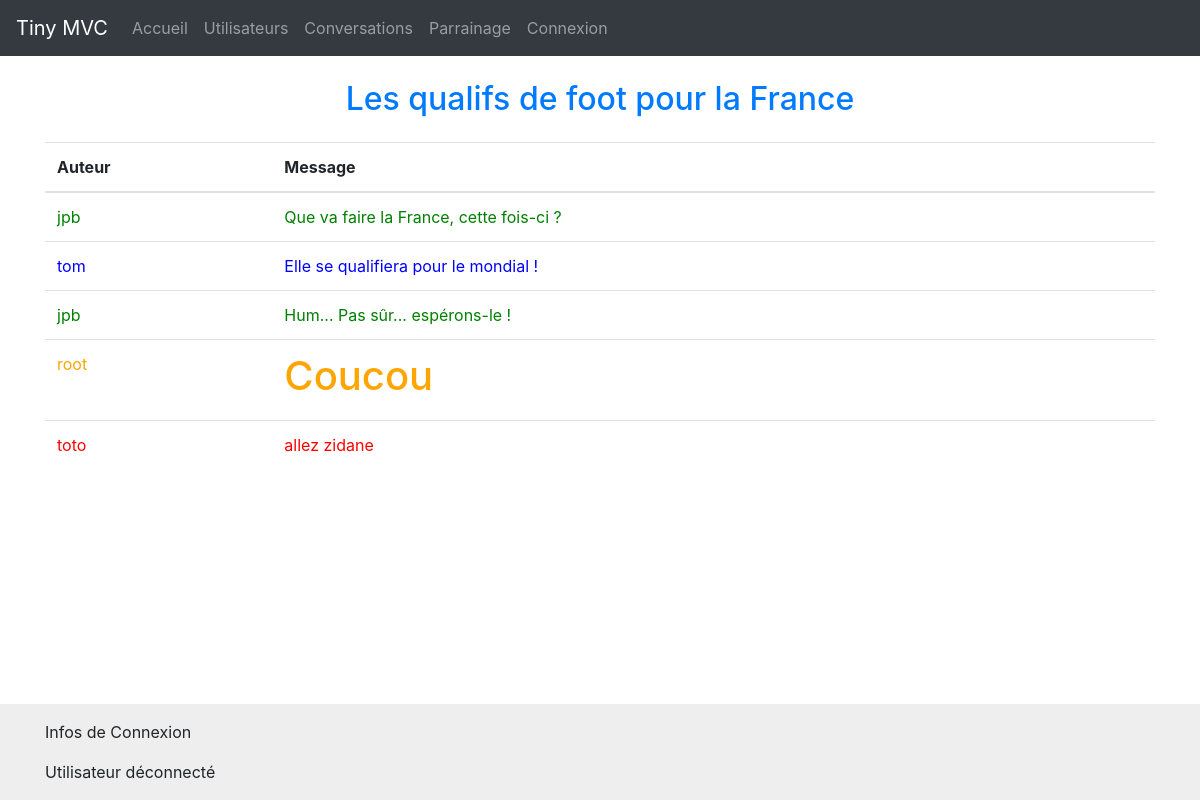
The page /index.php?view=chat&idConv=2 on the database its author committed.
### tables this page shows
CREATE TABLE `conversations` (
  `id` int(11) NOT NULL COMMENT 'Clé primaire',
  `active` tinyint(1) NOT NULL DEFAULT 1 COMMENT 'indique si la conversation est active',
  `theme` varchar(40) NOT NULL COMMENT 'Thème de la conversation'
);

CREATE TABLE `messages` (
  `id` int(11) NOT NULL COMMENT 'Identifiant du message',
  `idConversation` int(11) NOT NULL COMMENT 'Clé étrangère vers la table des conversations',
  `idAuteur` int(11) NOT NULL COMMENT 'clé étrangère vers la table des auteurs',
  `contenu` varchar(100) NOT NULL COMMENT 'Contenu du message'
);

CREATE TABLE `users` (
  `id` int(11) NOT NULL COMMENT 'clé primaire, identifiant numérique auto incrémenté',
  `pseudo` varchar(20) NOT NULL COMMENT 'pseudo',
  `passe` varchar(20) NOT NULL COMMENT 'mot de passe',
  `blacklist` tinyint(1) NOT NULL DEFAULT 0 COMMENT 'indique si l''utilisateur est en liste noire',
  `admin` tinyint(1) NOT NULL DEFAULT 0 COMMENT 'indique si l''utilisateur est un administrateur',
  `couleur` varchar(10) NOT NULL DEFAULT 'black' COMMENT 'indique la couleur préférée de l''utilisateur, en anglais'
);

### libs/maLibUtils.php (called while the page is built, shortened)
<?php
function valider($nom,$type="REQUEST")
{
	switch($type)
	{
		case 'REQUEST':
		if(isset($_REQUEST[$nom]) && !($_REQUEST[$nom] == ""))
			return proteger($_REQUEST[$nom]);
		break;
		case 'SESSION':
		if(isset($_SESSION[$nom]) && !($_SESSION[$nom] == ""))
			return $_SESSION[$nom];
		break;
	}
	return false;
}
function getValue($nom,$defaut=false,$type="REQUEST")
{
	if (($resultat = valider($nom,$type)) === false)
		$resultat = $defaut;
	return $resultat;
}
function proteger($str)
{
	if (is_array($str))
	{
		$nextTab = array();
		foreach($str as $cle => $val)
		{
			$nextTab[$cle] = addslashes($val);
		}
		return $nextTab;
	}
	else
		return addslashes ($str);
}
?>

### libs/maLibSQL.pdo.php (called while the page is built, shortened)
<?php
function SQLSelect($sql)
{
 	global $BDD_host;
	global $BDD_base;
 	global $BDD_user;
 	global $BDD_password;
	try {
		$dbh = new PDO("mysql:host=$BDD_host;dbname=$BDD_base", $BDD_user, $BDD_password);
	} catch (PDOException $e) {
		die("<font color=\"red\">SQLSelect: Erreur de connexion : " . $e->getMessage() . "</font>");
	}
	$dbh->exec("SET CHARACTER SET utf8");
	$res = $dbh->query($sql);
	$num = $res->rowCount();
	if ($num==0) return false;
	else return $res;
}
function parcoursRs($result)
{
	$result->setFetchMode(PDO::FETCH_ASSOC);
	while ($ligne = $result->fetch())
		$tab[]= $ligne;
	return $tab;
}
?>

### libs/modele.php (called while the page is built, shortened)
<?php
include_once('maLibSQL.pdo.php');
function listerMessages($idConv)
{
    $SQL = "SELECT m.contenu, u.pseudo AS auteur, u.couleur";
    $SQL .= " FROM messages m INNER JOIN users u";
    $SQL .= " ON m.idAuteur = u.id";
    $SQL .= " WHERE m.idConversation='$idConv'";
    $SQL .= " AND u.blacklist=0";
    $SQL .= " ORDER BY m.id ASC";
    return parcoursRs(SQLSelect($SQL));
}
function getConversation($idConv)
{
    $SQL = "SELECT theme, active FROM conversations WHERE id='$idConv'";
    $listConversations = parcoursRs(SQLSelect($SQL));
    if (count($listConversations) == 0) return false;
    else return $listConversations[0];
}

### templates/chat.php (the view, shortened to what this page needs)
<?php
include_once("libs/modele.php");
include_once("libs/maLibUtils.php");
$idConv = getValue("idConv");
$dataConv = getConversation($idConv);
?>
<h2 class="text-center text-primary mb-4"><?= $dataConv["theme"] ?></h2>
<?php
$messages = listerMessages($idConv);
?>
<table class="table table-hover">
	<thead>
	<tr>
		<th scope="col">Auteur</th>
		<th scope="col">Message</th>
	</tr>
	</thead>
	<tbody>
	<?php foreach ($messages as $message) { ?>
		<tr style="color:<?= $message['couleur']?>">
			<td><?= $message['auteur'] ?></td>
			<td><?= $message['contenu'] ?></td>
		</tr>
		<?php
	} ?>
	</tbody>
</table>
<?php $content = ob_get_clean();
require 'template.php';
?>

### rows shown on the page
conversations: theme "Les qualifs de foot pour la France"
messages: users.pseudo "jpb", contenu "Que va faire la France, cette fois-ci ?"
messages: users.pseudo "tom", contenu "Elle se qualifiera pour le mondial !"
messages: users.pseudo "jpb", contenu "Hum... Pas sûr... espérons-le !"
messages: users.pseudo "root", contenu "Coucou"
messages: users.pseudo "toto", contenu "allez zidane"
